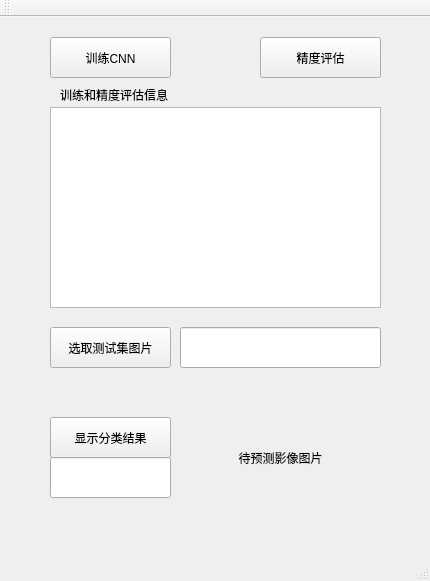
<?xml version="1.0" encoding="UTF-8"?>
<ui version="4.0">
 <class>ConvNeuralNetworkWidgetClass</class>
 <widget class="QMainWindow" name="ConvNeuralNetworkWidgetClass">
  <property name="geometry">
   <rect>
    <x>0</x>
    <y>0</y>
    <width>430</width>
    <height>581</height>
   </rect>
  </property>
  <property name="windowTitle">
   <string>卷积神经网络——以MNIST数据集为例</string>
  </property>
  <widget class="QWidget" name="centralWidget">
   <widget class="QPushButton" name="pushButton">
    <property name="geometry">
     <rect>
      <x>50</x>
      <y>20</y>
      <width>121</width>
      <height>41</height>
     </rect>
    </property>
    <property name="text">
     <string>训练CNN</string>
    </property>
   </widget>
   <widget class="QPushButton" name="pushButton_2">
    <property name="geometry">
     <rect>
      <x>260</x>
      <y>20</y>
      <width>121</width>
      <height>41</height>
     </rect>
    </property>
    <property name="text">
     <string>精度评估</string>
    </property>
   </widget>
   <widget class="QTextEdit" name="textEdit">
    <property name="geometry">
     <rect>
      <x>50</x>
      <y>90</y>
      <width>331</width>
      <height>201</height>
     </rect>
    </property>
   </widget>
   <widget class="QLabel" name="label">
    <property name="geometry">
     <rect>
      <x>60</x>
      <y>70</y>
      <width>151</width>
      <height>16</height>
     </rect>
    </property>
    <property name="text">
     <string>训练和精度评估信息</string>
    </property>
   </widget>
   <widget class="QPushButton" name="pushButton_3">
    <property name="geometry">
     <rect>
      <x>50</x>
      <y>310</y>
      <width>121</width>
      <height>41</height>
     </rect>
    </property>
    <property name="text">
     <string>选取测试集图片</string>
    </property>
   </widget>
   <widget class="QLineEdit" name="lineEdit">
    <property name="geometry">
     <rect>
      <x>180</x>
      <y>310</y>
      <width>201</width>
      <height>41</height>
     </rect>
    </property>
   </widget>
   <widget class="QLabel" name="label_2">
    <property name="geometry">
     <rect>
      <x>190</x>
      <y>360</y>
      <width>181</width>
      <height>161</height>
     </rect>
    </property>
    <property name="text">
     <string>待预测影像图片</string>
    </property>
    <property name="alignment">
     <set>Qt::AlignCenter</set>
    </property>
   </widget>
   <widget class="QPushButton" name="pushButton_4">
    <property name="geometry">
     <rect>
      <x>50</x>
      <y>400</y>
      <width>121</width>
      <height>41</height>
     </rect>
    </property>
    <property name="text">
     <string>显示分类结果</string>
    </property>
   </widget>
   <widget class="QLineEdit" name="lineEdit_2">
    <property name="geometry">
     <rect>
      <x>50</x>
      <y>440</y>
      <width>121</width>
      <height>41</height>
     </rect>
    </property>
   </widget>
   <zorder>textEdit</zorder>
   <zorder>pushButton</zorder>
   <zorder>pushButton_2</zorder>
   <zorder>label</zorder>
   <zorder>pushButton_3</zorder>
   <zorder>lineEdit</zorder>
   <zorder>label_2</zorder>
   <zorder>pushButton_4</zorder>
   <zorder>lineEdit_2</zorder>
  </widget>
  <widget class="QMenuBar" name="menuBar">
   <property name="geometry">
    <rect>
     <x>0</x>
     <y>0</y>
     <width>430</width>
     <height>26</height>
    </rect>
   </property>
  </widget>
  <widget class="QToolBar" name="mainToolBar">
   <attribute name="toolBarArea">
    <enum>TopToolBarArea</enum>
   </attribute>
   <attribute name="toolBarBreak">
    <bool>false</bool>
   </attribute>
  </widget>
  <widget class="QStatusBar" name="statusBar"/>
 </widget>
 <layoutdefault spacing="6" margin="11"/>
 <resources>
  <include location="ConvNeuralNetworkWidget.qrc"/>
 </resources>
 <connections/>
</ui>
